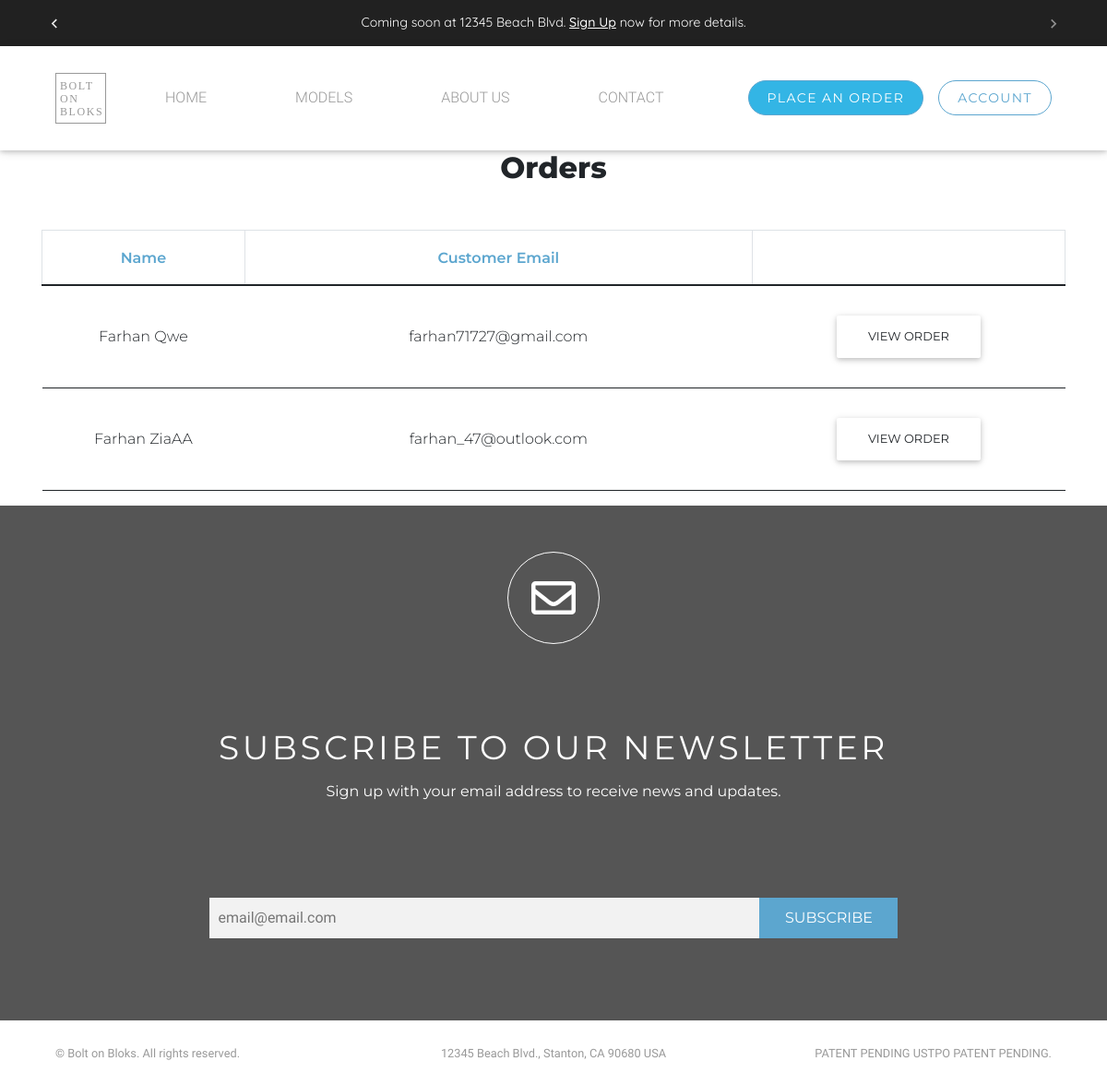
The page /container/orders (signed in) on the database as committed earlier.
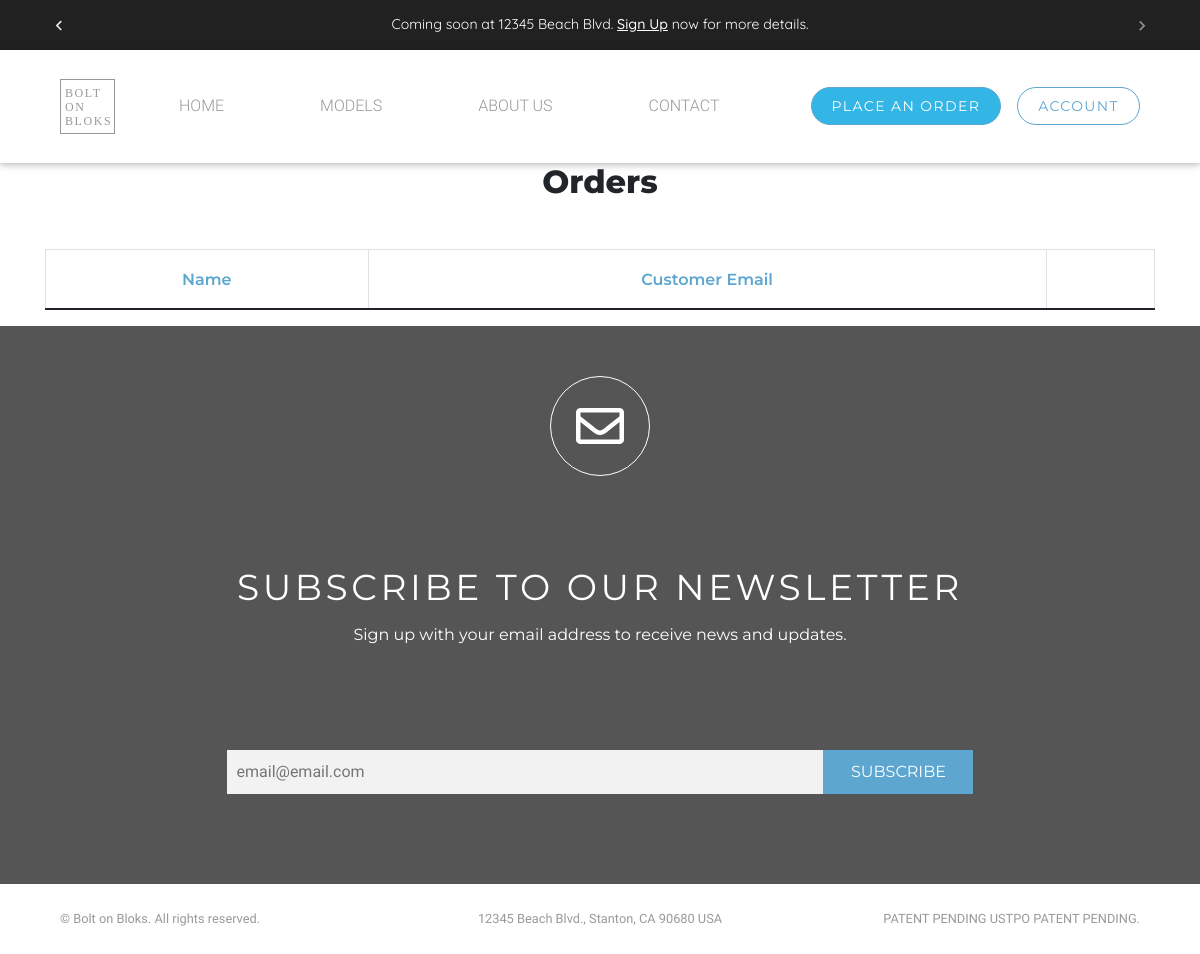
The same page on the database as committed later.
### order/models.py (models this page shows)
class CartOrder(models.Model):
    user = models.ForeignKey(User, on_delete=models.CASCADE)
    order_items = models.ForeignKey(ContainerPricing, on_delete=models.CASCADE, blank=True, null=True)
    custom_order = models.ForeignKey(CustomContainerPricing, on_delete=models.CASCADE, blank=True, null=True)
    custom_floors = models.CharField("No. of Floors", max_length=100, blank=True, null=True)
    custom_width = models.CharField("Width", max_length=100, blank=True, null=True)
    custom_depth = models.CharField("Depth", max_length=100, blank=True, null=True)
    quantity = models.PositiveIntegerField("Quantity")
    delivery_date = models.DateField(default=None, blank=True, null=True)
    ordered_on = models.DateField(auto_now_add=True)
    user_image = models.ImageField(upload_to="pdf-images", blank=True, null=True, default="default.jpeg")
    class Meta:
        verbose_name = "Shipping Home Order"
        verbose_name_plural = "Shipping Home Orders"

### users/models.py (models this page shows, shortened)
class User(AbstractUser):
    email = models.EmailField(verbose_name='email address',max_length=255,unique=True)
    username = models.CharField(verbose_name='Username',max_length=255,default=None, blank=True, null= True)
    USERNAME_FIELD = 'email'
    REQUIRED_FIELDS = ['username']

### order/views.py (the view)
# urls.py: path('container/orders', view_container_orders, name='view-container-orders'), #for admin
@login_required
@user_passes_test(lambda user: user.is_superuser == True, redirect_field_name="/")
def view_container_orders(request):
    all_orders = CartOrder.objects.all()
    return render(request, "order/view_container_orders.html", {"orders":all_orders})

### users/forms.py
class EmailListForm(forms.ModelForm):
    class Meta:
        model = EmailList
        fields = ['email']
    def __init__(self, *args, **kwargs):
        super(EmailListForm, self).__init__(*args, **kwargs)
        self.fields['email'].widget.attrs.update({
            'placeholder': 'email@email.com',
            "class":"news-input",
        })

### users/context_processor.py (called while the page is built)
def email_form(request):
    form = EmailListForm()
    return {"subscribe_form":form}

### order/templates/order/view_container_orders.html
{% extends "users/base.html" %}
{% load crispy_forms_tags %}
{% load static %}
{% load humanize %}
{% block content%}
<div class="container">
    <div class="row">
        <div class="col-md-12 table-responsive">
            <table class="table view_order_table table-bordered text-center">
                <legend class="text-center mb-5"><h2>Orders</h2></legend>
                <thead>
                    <tr>
                        <th>Name</th>
                        <th>Customer Email</th>
                        <th></th>
                    </tr>
                </thead>
                <tbody>
                    {% for i in orders %}
                        {% ifchanged %}
                        <tr>
                            <td class="text-capitalize">{{i.user.first_name}} {{i.user.last_name}}</td>
                            <td>{{i.user.email}}</td>
                            <td><a class="btn" href="{% url 'view-container-order-items' i.user.id %}">View Order</a></td>
                        </tr>
                        {% endifchanged %}
                    {% endfor %}
                </tbody>
            </table>
        </div>
    </div>
</div>
{% endblock%}

Rows that differ between the two databases and show on the page:
removed CartOrder: user.first_name "Farhan", user.last_name "Qwe", user.email "farhan71727@gmail.com"
removed CartOrder: user.first_name "Farhan", user.last_name "ZiaAA", user.email "farhan_47@outlook.com"
